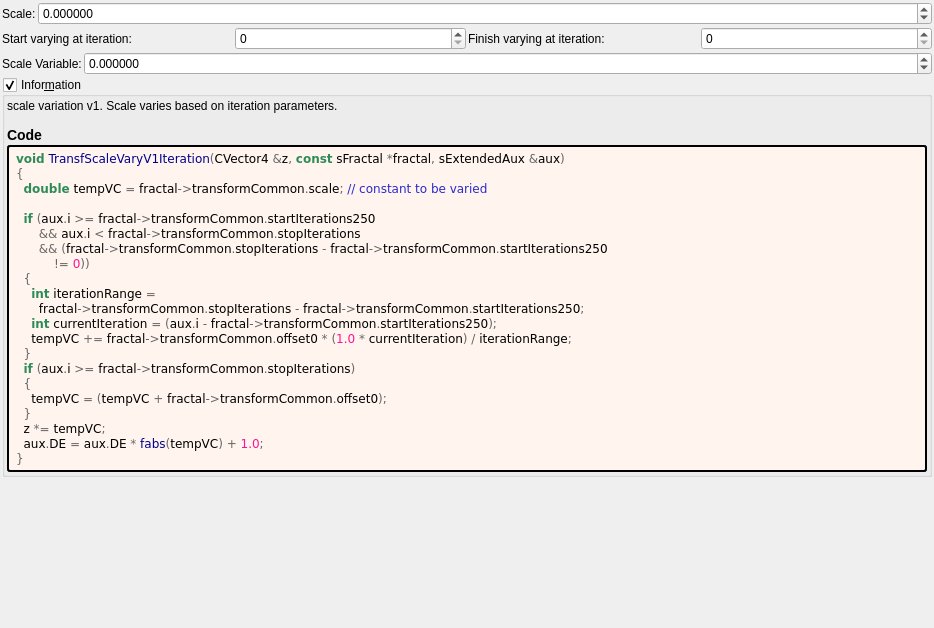
<?xml version="1.0" encoding="UTF-8"?>
<ui version="4.0">
 <class>transf_scale_vary_v1</class>
 <widget class="QWidget" name="Form">
  <property name="geometry">
   <rect>
    <x>0</x>
    <y>0</y>
    <width>934</width>
    <height>628</height>
   </rect>
  </property>
  <property name="windowTitle">
   <string notr="true">transf_scale_vary_v1</string>
  </property>
  <layout class="QVBoxLayout" name="verticalLayout">
   <property name="spacing">
    <number>2</number>
   </property>
   <property name="leftMargin">
    <number>2</number>
   </property>
   <property name="topMargin">
    <number>2</number>
   </property>
   <property name="rightMargin">
    <number>2</number>
   </property>
   <property name="bottomMargin">
    <number>2</number>
   </property>
   <item>
    <layout class="QGridLayout" name="gridLayout" columnstretch="0,1">
     <item row="0" column="0">
      <widget class="QLabel" name="label_92">
       <property name="text">
        <string>Scale:</string>
       </property>
      </widget>
     </item>
     <item row="0" column="1">
      <widget class="MyDoubleSpinBox" name="spinbox_transf_scale">
       <property name="sizePolicy">
        <sizepolicy hsizetype="Minimum" vsizetype="Maximum">
         <horstretch>0</horstretch>
         <verstretch>0</verstretch>
        </sizepolicy>
       </property>
       <property name="prefix">
        <string/>
       </property>
       <property name="suffix">
        <string/>
       </property>
       <property name="decimals">
        <number>6</number>
       </property>
       <property name="minimum">
        <double>-99.000000000000000</double>
       </property>
       <property name="maximum">
        <double>99.000000000000000</double>
       </property>
       <property name="singleStep">
        <double>0.100000000000000</double>
       </property>
      </widget>
     </item>
    </layout>
   </item>
   <item>
    <layout class="QGridLayout" name="gridLayout_36" columnstretch="0,0,0,0">
     <property name="spacing">
      <number>2</number>
     </property>
     <item row="1" column="0">
      <widget class="QLabel" name="label_171">
       <property name="text">
        <string>Start varying at iteration:</string>
       </property>
       <property name="wordWrap">
        <bool>true</bool>
       </property>
      </widget>
     </item>
     <item row="1" column="3">
      <widget class="MySpinBox" name="spinboxInt_transf_stop_iterations">
       <property name="sizePolicy">
        <sizepolicy hsizetype="Minimum" vsizetype="Maximum">
         <horstretch>0</horstretch>
         <verstretch>0</verstretch>
        </sizepolicy>
       </property>
       <property name="maximum">
        <number>999</number>
       </property>
      </widget>
     </item>
     <item row="1" column="2">
      <widget class="QLabel" name="label_169">
       <property name="text">
        <string>Finish varying at iteration:</string>
       </property>
       <property name="wordWrap">
        <bool>true</bool>
       </property>
      </widget>
     </item>
     <item row="1" column="1">
      <widget class="MySpinBox" name="spinboxInt_transf_start_iterations_250">
       <property name="sizePolicy">
        <sizepolicy hsizetype="Minimum" vsizetype="Maximum">
         <horstretch>0</horstretch>
         <verstretch>0</verstretch>
        </sizepolicy>
       </property>
       <property name="maximum">
        <number>999</number>
       </property>
      </widget>
     </item>
    </layout>
   </item>
   <item>
    <layout class="QGridLayout" name="gridLayout_2" columnstretch="0,1">
     <item row="0" column="0">
      <widget class="QLabel" name="label_81">
       <property name="text">
        <string>Scale Variable:</string>
       </property>
      </widget>
     </item>
     <item row="0" column="1">
      <widget class="MyDoubleSpinBox" name="spinbox_transf_offset_0">
       <property name="sizePolicy">
        <sizepolicy hsizetype="Minimum" vsizetype="Maximum">
         <horstretch>0</horstretch>
         <verstretch>0</verstretch>
        </sizepolicy>
       </property>
       <property name="prefix">
        <string/>
       </property>
       <property name="suffix">
        <string/>
       </property>
       <property name="decimals">
        <number>6</number>
       </property>
       <property name="minimum">
        <double>-99.000000000000000</double>
       </property>
       <property name="maximum">
        <double>99.000000000000000</double>
       </property>
       <property name="singleStep">
        <double>0.100000000000000</double>
       </property>
      </widget>
     </item>
    </layout>
   </item>
   <item>
    <widget class="MyGroupBox" name="groupCheck_info">
     <property name="title">
      <string>Infor&amp;mation</string>
     </property>
     <property name="flat">
      <bool>false</bool>
     </property>
     <property name="checkable">
      <bool>true</bool>
     </property>
     <layout class="QVBoxLayout" name="verticalLayout_2">
      <property name="spacing">
       <number>2</number>
      </property>
      <property name="leftMargin">
       <number>2</number>
      </property>
      <property name="topMargin">
       <number>2</number>
      </property>
      <property name="rightMargin">
       <number>2</number>
      </property>
      <property name="bottomMargin">
       <number>2</number>
      </property>
      <item>
       <widget class="QLabel" name="label_information_general">
        <property name="text">
         <string notr="true">&lt;p&gt;scale variation v1. Scale varies based on iteration parameters.&lt;/p&gt;&lt;table&gt;
&lt;/table&gt;
&lt;h3&gt;Code&lt;/h3&gt;</string>
        </property>
        <property name="wordWrap">
         <bool>true</bool>
        </property>
        <property name="openExternalLinks">
         <bool>true</bool>
        </property>
        <property name="textInteractionFlags">
         <set>Qt::LinksAccessibleByMouse|Qt::TextSelectableByMouse</set>
        </property>
       </widget>
      </item>
      <item>
       <widget class="QLabel" name="label_code_content">
        <property name="styleSheet">
         <string notr="true">border-style: outset; border-width: 2px; border-radius: 3px; border-color: black; background-color: #fff5ee; padding: 4px;</string>
        </property>
        <property name="text">
         <string notr="true">&lt;body style=&quot;background-color:#fff5ee&quot;&gt;
&lt;pre style=&quot;color:#000000; background-color:#fff5ee;  font-family:&#039;Courier New&#039;,monospace;&quot;&gt;&lt;span style=&quot;color:#2e8b57; font-weight:bold&quot;&gt;void&lt;/span&gt; &lt;span style=&quot;color:#00008f&quot;&gt;TransfScaleVaryV1Iteration&lt;/span&gt;&lt;span style=&quot;color:#676767&quot;&gt;(&lt;/span&gt;CVector4 &lt;span style=&quot;color:#676767&quot;&gt;&amp;amp;&lt;/span&gt;z&lt;span style=&quot;color:#676767&quot;&gt;,&lt;/span&gt; &lt;span style=&quot;color:#2e8b57; font-weight:bold&quot;&gt;const&lt;/span&gt; sFractal &lt;span style=&quot;color:#676767&quot;&gt;*&lt;/span&gt;fractal&lt;span style=&quot;color:#676767&quot;&gt;,&lt;/span&gt; sExtendedAux &lt;span style=&quot;color:#676767&quot;&gt;&amp;amp;&lt;/span&gt;aux&lt;span style=&quot;color:#676767&quot;&gt;)&lt;/span&gt;
&lt;span style=&quot;color:#676767&quot;&gt;{&lt;/span&gt;
  &lt;span style=&quot;color:#2e8b57; font-weight:bold&quot;&gt;double&lt;/span&gt; tempVC &lt;span style=&quot;color:#676767&quot;&gt;=&lt;/span&gt; fractal&lt;span style=&quot;color:#676767&quot;&gt;-&amp;gt;&lt;/span&gt;transformCommon&lt;span style=&quot;color:#676767&quot;&gt;.&lt;/span&gt;scale&lt;span style=&quot;color:#676767&quot;&gt;;&lt;/span&gt; &lt;span style=&quot;color:#2929cc&quot;&gt;// constant to be varied&lt;/span&gt;

  &lt;span style=&quot;color:#2e8b57; font-weight:bold&quot;&gt;if&lt;/span&gt; &lt;span style=&quot;color:#676767&quot;&gt;(&lt;/span&gt;aux&lt;span style=&quot;color:#676767&quot;&gt;.&lt;/span&gt;i &lt;span style=&quot;color:#676767&quot;&gt;&amp;gt;=&lt;/span&gt; fractal&lt;span style=&quot;color:#676767&quot;&gt;-&amp;gt;&lt;/span&gt;transformCommon&lt;span style=&quot;color:#676767&quot;&gt;.&lt;/span&gt;startIterations250
      &lt;span style=&quot;color:#676767&quot;&gt;&amp;amp;&amp;amp;&lt;/span&gt; aux&lt;span style=&quot;color:#676767&quot;&gt;.&lt;/span&gt;i &lt;span style=&quot;color:#676767&quot;&gt;&amp;lt;&lt;/span&gt; fractal&lt;span style=&quot;color:#676767&quot;&gt;-&amp;gt;&lt;/span&gt;transformCommon&lt;span style=&quot;color:#676767&quot;&gt;.&lt;/span&gt;stopIterations
      &lt;span style=&quot;color:#676767&quot;&gt;&amp;amp;&amp;amp; (&lt;/span&gt;fractal&lt;span style=&quot;color:#676767&quot;&gt;-&amp;gt;&lt;/span&gt;transformCommon&lt;span style=&quot;color:#676767&quot;&gt;.&lt;/span&gt;stopIterations &lt;span style=&quot;color:#676767&quot;&gt;-&lt;/span&gt; fractal&lt;span style=&quot;color:#676767&quot;&gt;-&amp;gt;&lt;/span&gt;transformCommon&lt;span style=&quot;color:#676767&quot;&gt;.&lt;/span&gt;startIterations250
          &lt;span style=&quot;color:#676767&quot;&gt;!=&lt;/span&gt; &lt;span style=&quot;color:#ff1493&quot;&gt;0&lt;/span&gt;&lt;span style=&quot;color:#676767&quot;&gt;))&lt;/span&gt;
  &lt;span style=&quot;color:#676767&quot;&gt;{&lt;/span&gt;
    &lt;span style=&quot;color:#2e8b57; font-weight:bold&quot;&gt;int&lt;/span&gt; iterationRange &lt;span style=&quot;color:#676767&quot;&gt;=&lt;/span&gt;
      fractal&lt;span style=&quot;color:#676767&quot;&gt;-&amp;gt;&lt;/span&gt;transformCommon&lt;span style=&quot;color:#676767&quot;&gt;.&lt;/span&gt;stopIterations &lt;span style=&quot;color:#676767&quot;&gt;-&lt;/span&gt; fractal&lt;span style=&quot;color:#676767&quot;&gt;-&amp;gt;&lt;/span&gt;transformCommon&lt;span style=&quot;color:#676767&quot;&gt;.&lt;/span&gt;startIterations250&lt;span style=&quot;color:#676767&quot;&gt;;&lt;/span&gt;
    &lt;span style=&quot;color:#2e8b57; font-weight:bold&quot;&gt;int&lt;/span&gt; currentIteration &lt;span style=&quot;color:#676767&quot;&gt;= (&lt;/span&gt;aux&lt;span style=&quot;color:#676767&quot;&gt;.&lt;/span&gt;i &lt;span style=&quot;color:#676767&quot;&gt;-&lt;/span&gt; fractal&lt;span style=&quot;color:#676767&quot;&gt;-&amp;gt;&lt;/span&gt;transformCommon&lt;span style=&quot;color:#676767&quot;&gt;.&lt;/span&gt;startIterations250&lt;span style=&quot;color:#676767&quot;&gt;);&lt;/span&gt;
    tempVC &lt;span style=&quot;color:#676767&quot;&gt;+=&lt;/span&gt; fractal&lt;span style=&quot;color:#676767&quot;&gt;-&amp;gt;&lt;/span&gt;transformCommon&lt;span style=&quot;color:#676767&quot;&gt;.&lt;/span&gt;offset0 &lt;span style=&quot;color:#676767&quot;&gt;* (&lt;/span&gt;&lt;span style=&quot;color:#ff1493&quot;&gt;1.0&lt;/span&gt; &lt;span style=&quot;color:#676767&quot;&gt;*&lt;/span&gt; currentIteration&lt;span style=&quot;color:#676767&quot;&gt;) /&lt;/span&gt; iterationRange&lt;span style=&quot;color:#676767&quot;&gt;;&lt;/span&gt;
  &lt;span style=&quot;color:#676767&quot;&gt;}&lt;/span&gt;
  &lt;span style=&quot;color:#2e8b57; font-weight:bold&quot;&gt;if&lt;/span&gt; &lt;span style=&quot;color:#676767&quot;&gt;(&lt;/span&gt;aux&lt;span style=&quot;color:#676767&quot;&gt;.&lt;/span&gt;i &lt;span style=&quot;color:#676767&quot;&gt;&amp;gt;=&lt;/span&gt; fractal&lt;span style=&quot;color:#676767&quot;&gt;-&amp;gt;&lt;/span&gt;transformCommon&lt;span style=&quot;color:#676767&quot;&gt;.&lt;/span&gt;stopIterations&lt;span style=&quot;color:#676767&quot;&gt;)&lt;/span&gt;
  &lt;span style=&quot;color:#676767&quot;&gt;{&lt;/span&gt;
    tempVC &lt;span style=&quot;color:#676767&quot;&gt;= (&lt;/span&gt;tempVC &lt;span style=&quot;color:#676767&quot;&gt;+&lt;/span&gt; fractal&lt;span style=&quot;color:#676767&quot;&gt;-&amp;gt;&lt;/span&gt;transformCommon&lt;span style=&quot;color:#676767&quot;&gt;.&lt;/span&gt;offset0&lt;span style=&quot;color:#676767&quot;&gt;);&lt;/span&gt;
  &lt;span style=&quot;color:#676767&quot;&gt;}&lt;/span&gt;
  z &lt;span style=&quot;color:#676767&quot;&gt;*=&lt;/span&gt; tempVC&lt;span style=&quot;color:#676767&quot;&gt;;&lt;/span&gt;
  aux&lt;span style=&quot;color:#676767&quot;&gt;.&lt;/span&gt;DE &lt;span style=&quot;color:#676767&quot;&gt;=&lt;/span&gt; aux&lt;span style=&quot;color:#676767&quot;&gt;.&lt;/span&gt;DE &lt;span style=&quot;color:#676767&quot;&gt;*&lt;/span&gt; &lt;span style=&quot;color:#00008f&quot;&gt;fabs&lt;/span&gt;&lt;span style=&quot;color:#676767&quot;&gt;(&lt;/span&gt;tempVC&lt;span style=&quot;color:#676767&quot;&gt;) +&lt;/span&gt; &lt;span style=&quot;color:#ff1493&quot;&gt;1.0&lt;/span&gt;&lt;span style=&quot;color:#676767&quot;&gt;;&lt;/span&gt;
&lt;span style=&quot;color:#676767&quot;&gt;}&lt;/span&gt;
&lt;/pre&gt;
&lt;/body&gt;</string>
        </property>
        <property name="wordWrap">
         <bool>true</bool>
        </property>
        <property name="openExternalLinks">
         <bool>true</bool>
        </property>
        <property name="textInteractionFlags">
         <set>Qt::LinksAccessibleByMouse|Qt::TextSelectableByMouse</set>
        </property>
       </widget>
      </item>
     </layout>
    </widget>
   </item>
   <item>
    <spacer name="verticalSpacer">
     <property name="orientation">
      <enum>Qt::Vertical</enum>
     </property>
     <property name="sizeHint" stdset="0">
      <size>
       <width>20</width>
       <height>40</height>
      </size>
     </property>
    </spacer>
   </item>
  </layout>
 </widget>
 <customwidgets>
  <customwidget>
   <class>MyDoubleSpinBox</class>
   <extends>QDoubleSpinBox</extends>
   <header>my_double_spin_box.h</header>
  </customwidget>
  <customwidget>
   <class>MyGroupBox</class>
   <extends>QGroupBox</extends>
   <header>my_group_box.h</header>
   <container>1</container>
  </customwidget>
  <customwidget>
   <class>MySpinBox</class>
   <extends>QSpinBox</extends>
   <header>my_spin_box.h</header>
  </customwidget>
 </customwidgets>
 <tabstops>
  <tabstop>spinboxInt_transf_start_iterations_250</tabstop>
  <tabstop>spinboxInt_transf_stop_iterations</tabstop>
  <tabstop>groupCheck_info</tabstop>
 </tabstops>
 <resources/>
 <connections/>
</ui>
